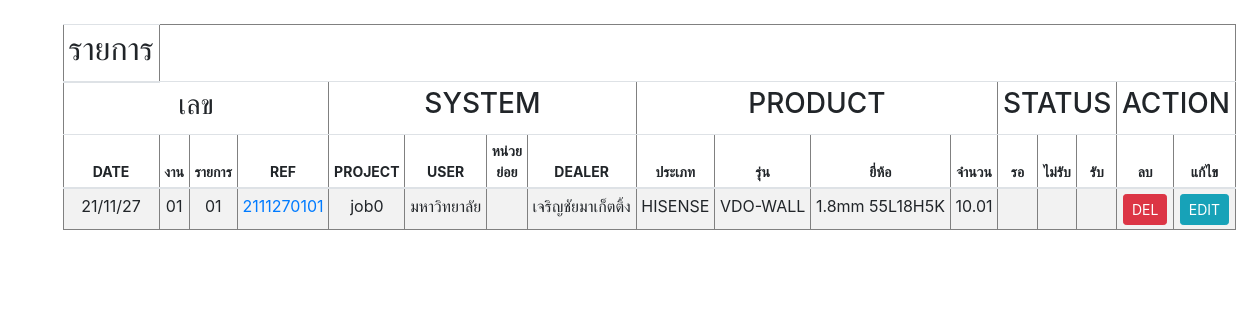
Before: /customer/customer_show.php with the older database file.
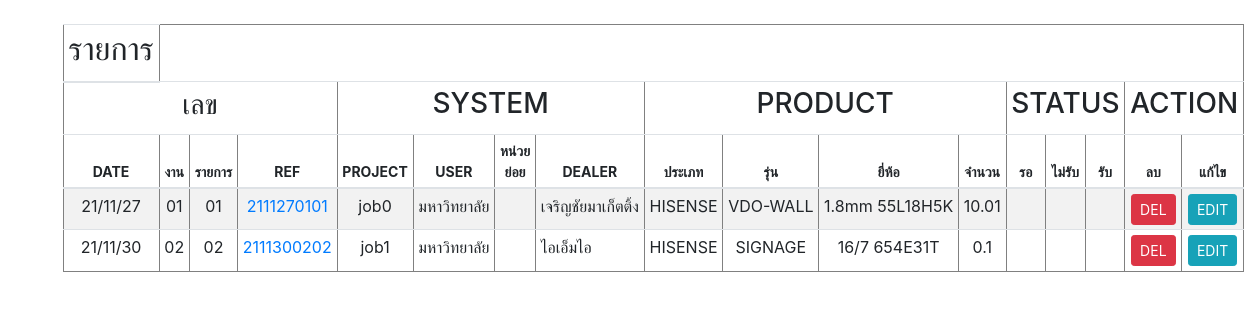
After: the same page with the newer database file.
### tables this page shows
CREATE TABLE `customer` (
  `REF_NO` varchar(255) NOT NULL,
  `CUSTOMER_ID` int(10) NOT NULL,
  `CREATE_DATE` varchar(255) NOT NULL,
  `TIME` varchar(255) NOT NULL,
  `AMOUNT` float NOT NULL,
  `PROJECT` varchar(255) NOT NULL,
  `EQUIPMENT` varchar(255) NOT NULL,
  `USER` varchar(255) NOT NULL,
  `UNIT` varchar(255) DEFAULT NULL,
  `BRANDNAME` varchar(255) NOT NULL,
  `SERIES` varchar(255) NOT NULL,
  `LOGO` varchar(255) DEFAULT NULL,
  `PROVINCE` varchar(255) NOT NULL,
  `DISTRICT` varchar(255) NOT NULL,
  `SUBDISTRICT` varchar(255) NOT NULL,
  `ZIPCODE` varchar(5) NOT NULL,
  `CONTACT` varchar(255) NOT NULL,
  `DEPARTMENT` varchar(255) NOT NULL,
  `NAME` varchar(255) NOT NULL,
  `PHONE` varchar(10) NOT NULL,
  `EMAIL` varchar(255) NOT NULL,
  `DEALER` varchar(255) NOT NULL,
  `WE` varchar(255) NOT NULL DEFAULT 'Azza',
  `SUPPLIER` varchar(255) NOT NULL
);

### customer/customer_show.php (the view, shortened to what this page needs)
<?php
$conn=new Databases;
$conn = $conn->__construct();
$query = "SELECT * FROM customer";
$result = mysqli_query($conn, $query);
$idx=00;
?>
<!DOCTYPE html PUBLIC "-//W3C//DTD XHTML 1.0 Transitional//EN" "http://www.w3.org/TR/xhtml1/DTD/xhtml1-transitional.dtd">
<html xmlns="http://www.w3.org/1999/xhtml">
<head>
<link rel="stylesheet" href="https://cdn.jsdelivr.net/npm/bootstrap@4.6.0/dist/css/bootstrap.min.css">
    <link href="https://unpkg.com/gijgo@1.9.13/css/gijgo.min.css" rel="stylesheet" type="text/css" />
</head>
<body>
<br>
<table border='1' style="width:90%; margin-left:5%" class="table table-striped table-sm">
  <thead align="center" style="font-size:14px;">
   <tr align="center">
        <th><h2>รายการ</h2></th>
    </tr>
    <tr>
        <td colspan="4"><h3>เลข</h3></td>
        <td colspan="4"><h3>SYSTEM</h3></td>
        <td colspan="4"><h3>PRODUCT</h3></td>
        <td colspan="3"><h3>STATUS</h3></td>
        <td colspan="2"><h3>ACTION</h3></td>
    </tr>
    <tr>
        <th>DATE</th>
        <th>งาน</th>
        <th>รายการ</th>
        <th>REF</th>
        	<th>PROJECT</th>
        	<th>USER</th>
            <th>หน่วยย่อย</th>
        	<th>DEALER</th>
        <th>ประเภท</th>
        <th>รุ่น</th>
        <th>ยี่ห้อ</th>
        <th>จำนวน</th>
      	   <th>รอ</th>
           <th>ไม่รับ</th>
           <th>รับ</th>
     		<th>ลบ</th>
            <th>แก้ไข</th>
     </tr>
  </thead>
  <tbody>
      <?php
		while($row = mysqli_fetch_array($result))
		{$idx=$idx+1;
		?>
		<tr id=<?php echo $row["CUSTOMER_ID"];?>>
        <td width="2%" align="center"><nobr><?php echo $row['CREATE_DATE'];?></nobr></td>
    	<td width="2%" align="center"><nobr><?php echo sprintf("%02d",$row['CUSTOMER_ID']); ?></a></nobr></td>
    	<td width="3%" align="center"><nobr><?php echo sprintf("%02d",$row['CUSTOMER_ID']); ?></nobr></td>
    	<td width="3%" align="center"><nobr><a href="customer_show_user.php?ID=<?=$row['CUSTOMER_ID'];?>"><?php echo $row['REF_NO'].sprintf("%02d",$row['CUSTOMER_ID']).sprintf("%02d",$row['CUSTOMER_ID']);?></a></nobr></td>
    	<td width="5%" align="center"><nobr><?php echo $row['PROJECT']; ?></nobr></td>
    	<td width="5%" align="left"><nobr><?php echo $row['USER']; ?></nobr></td>
        <td width="5%" align="left"><nobr><?php echo $row['UNIT']; ?></nobr></td>
        <td width="5%" align="left"><nobr><?php echo $row['DEALER']; ?></nobr></td>
        <td width="5%" align="center"><nobr><?php echo $row['BRANDNAME'];?></nobr></td>
        <td width="5%" align="center"><nobr><?php echo $row['SERIES'];?></nobr></td>
        <td width="7%" align="center"><nobr><?php echo $row['LOGO'];?></nobr></td>
        <td width="5%" align="center"><nobr><?php echo $row["AMOUNT"]; ?></nobr></td>
        <td width="5%" style="cursor: pointer;" id="U2D"align="center"></td>
         <td width="5%" style="cursor: pointer;" id="D2W"align="center"></td>
          <td width="5%" style="cursor: pointer;" id="W2S"align="center"></td>
        <td width="4%" align="center"><button class="btn btn-danger btn-sm" id="dels" name="dels" onclick="dels(<?php echo $row["CUSTOMER_ID"];?>)" >DEL</button></td>
        <td width="4%" align="center" ><button class="btn btn-info btn-sm" id="edits" name="edits" onclick="edits(<?php echo $row["CUSTOMER_ID"];?>)" >EDIT</button></td>
		</tr>
        <?php
		}
?>
   </tbody>
</table>
</body>
</body>
</html>

Changed rows visible on the page:
added customer: CREATE_DATE "21/11/30", CUSTOMER_ID "02", REF_NO "211130", PROJECT "job1", USER "มหาวิทยาลัย", DEALER "ไอเอ็มไอ", BRANDNAME "HISENSE", SERIES "SIGNAGE", LOGO "16/7 654E31T", AMOUNT "0.1"
